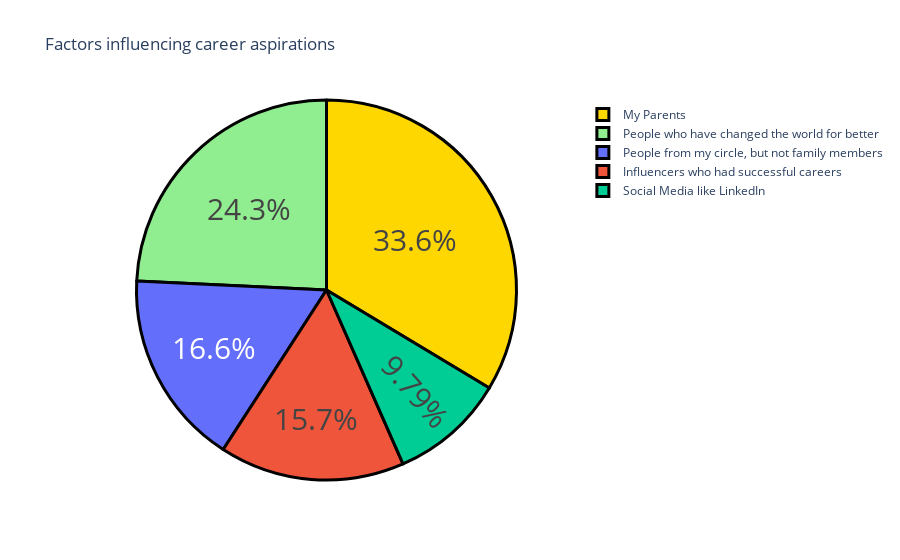

The cell this chart's notebook holds for it:
### Markdown cell above
# 2] Now let's have a look at the factors influencing the career aspirations of Genz:

### Code cell
question1 = data["Which of the below factors influence the most about your career aspirations ?"].value_counts()
label = question1.index
counts = question1.values
colors = ['gold','lightgreen']
fig = go.Figure(data=[go.Pie(labels=label,values=counts)])
fig.update_layout(title_text ='Factors influencing career aspirations')
fig.update_traces(hoverinfo='label+value',textinfo='percent',
                 textfont_size=30,
                 marker=dict(colors=colors,
                            line=dict(color='black',width=3)))
fig.show()

### Figure 1 — Plotly figure (JSON) as saved in the notebook; plotly's stock layout.template omitted (floating-point values rounded to 4 significant figures)
{"data": [{"hoverinfo": "label+value", "labels": ["My Parents", "People who have changed the world for better", "People from my circle, but not family members", "Influencers who had successful careers", "Social Media like LinkedIn"], "marker": {"colors": ["gold", "lightgreen"], "line": {"color": "black", "width": 3}}, "textfont": {"size": 30}, "textinfo": "percent", "type": "pie", "values": [79, 57, 39, 37, 23]}], "layout": {"title": {"text": "Factors influencing career aspirations"}}}
